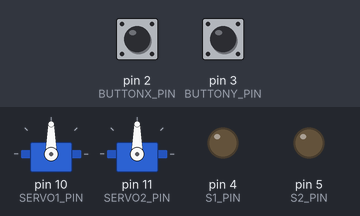
This sketch was run on a simulated Arduino Uno, built with avr-gcc and run on an emulated ATmega328P. Parts: 2 × servo, output pins drawn as LEDs (lit = HIGH). The test bench sets the inputs (shaded band); at power-on: pin 2 (BUTTONX_PIN) LOW, pin 3 (BUTTONY_PIN) LOW.

Above: at 1.2 s.
1.3 s: pin 2 (BUTTONX_PIN) pulled HIGH for 0.15 s
At 1.9 s:
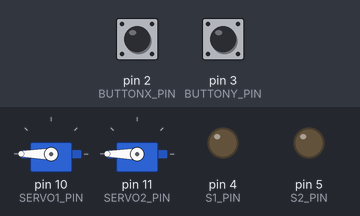
At 11.9 s:
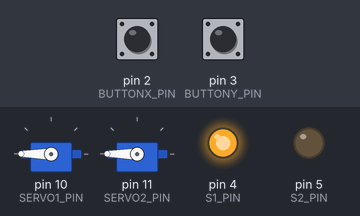
Timing chart, 0 to 12.8 s (numbered marks = the images above; inputs shaded):
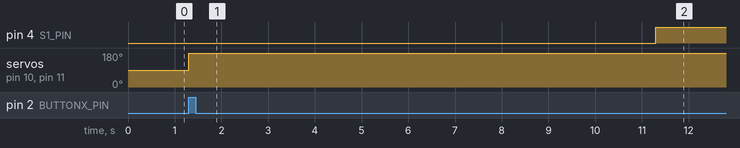

Measured:
- after the input at 1.3 s, pin 4 (S1_PIN): LOW → HIGH after 10.0 s; servo on pin 10 (SERVO1_PIN), servo on pin 11 (SERVO2_PIN): 90° → 180° at once

The sketch:

MothDataLogger.ino
```cpp
/* ------------------ Include Libraries --------------------
Include all libraries that the program uses here
*/
#include <Servo.h>

/* --------------- Pre-Processor directives ----------------
The #define statements can be used instead of declaring variables
if the value will not change. This reduces the amount of program
memory used.
*/

//Define Pins
#define BUTTONX_PIN    2     //Set the pin that button X connects to
#define BUTTONY_PIN    3     //Set the pin that button Y connects to
#define S1_PIN         4     //Set the pin that the relay S1 connects to
#define S2_PIN         5     //Set the pin that the relay S2 connects to
#define SERVO1_PIN     10    //Set the pin that servo 1 connects to
#define SERVO2_PIN     11    //Set the pin that servo 2 connects to

//Define Servo positions
#define POSITION_A     180   //Set the value of servo position A
#define POSITION_B     50   //Set the value of servo position B

//Define delay times
#define SERVO_ON_TIME  10000 //Set the amount of time that servos
                             //stay on for, in milliseconds

#define RELAY_ON_TIME  40000 //Set the amount of time that relays
                             //stay on for, in milliseconds


#define RELAY_ON       HIGH  //Define pin state that turns on the relay
#define RELAY_OFF      LOW   //Define pin state that turns off the relay


//This program will operate as a state machine, with the following states
#define STATE_0        0     //Initial state, just turned on
#define STATE_1        1     //State 1, moving to position A
#define STATE_2        2     //State 2, in position A
#define STATE_3        3     //State 3, Moving to position B
#define STATE_4        4     //State 4, In Position B


/* ------------------- Global Variables --------------------
Variables created here will be accessible to all functions
throughout this program.
*/

//Create Servo objects
Servo servo1;
Servo servo2;

//Create variable to store the state of the system
int systemState;


/* -------------------- Setup Function ---------------------
This function is run once at the start of the program and is
used to intialise values and setup resources, such as IO pins,
servos and serial ports
*/
void setup() {

  //Set the initial system state
  systemState = STATE_0;

  //Setup the input pin for buttons
  pinMode(BUTTONX_PIN, INPUT);
  pinMode(BUTTONY_PIN, INPUT);

  //Setup the output pin for the relays
  pinMode(S1_PIN, OUTPUT);
  pinMode(S2_PIN, OUTPUT);

  //Set relays to be off initially
  digitalWrite(S1_PIN, RELAY_OFF);
  digitalWrite(S2_PIN, RELAY_OFF);

  //Attach the servos to their pins
  servo1.attach(SERVO1_PIN);
  servo2.attach(SERVO2_PIN);

}


/* ------------------ Main Program Loop --------------------
This is the main loop of the program. After the setup function
has run, code in this function is run. when it has completed,
it will start again.
*/
void loop() {


  //Use a switch/case to determine the system state
  switch (systemState)
  {
    case STATE_0:
      //Initial State - Just been switched on

      //if button X has been pressed
      if (digitalRead(BUTTONX_PIN))
      {
        //Change the system state to state 1
        systemState = STATE_1;
      }
      //if button Y has been pressed
      else if (digitalRead(BUTTONY_PIN))
      {
        //Change the system state to state 3
        systemState = STATE_3;
      }

      break;
    case STATE_1:
      //State 1 - Moving to position A

      //Move servos to position A
      moveServos(POSITION_A);

      //Trigger relay S1
      triggerRelay(S1_PIN);

      //Change the system state to state 2
      systemState = STATE_2;

      break;

    case STATE_2:
      //State 2 - Currently in position A

      //if button Y has been pressed
      if (digitalRead(BUTTONY_PIN))
      {
        //Change the system state to state 3
        systemState = STATE_3;
      }

      break;

    case STATE_3:
      //State 3 - Moving to position B

      //Trigger relay S2
      triggerRelay(S2_PIN);

      //Move servos to position B
      moveServos(POSITION_B);

      //Change the system state to state 4
      systemState = STATE_4;

      break;

    case STATE_4:
      //State 4 - Currently in position B

      //if button X has been pressed
      if (digitalRead(BUTTONX_PIN))
      {
        //Change the system state to state 1
        systemState = STATE_1;
      }

      break;

    default:
      // This code should not be reached unless systemState is corrupted

      // Reset to initial state
      systemState = STATE_0;

      break;
  }
}

/* ------------------ Move Servos --------------------
This function moves both servos to the position passed
to it. The function waits for the movement to complete
*/
void moveServos(int servoPosition)
{
  //Set the servo positions
  servo1.write(servoPosition);
  servo2.write(servoPosition);

  //Wait until the servos have finished
  delay(SERVO_ON_TIME);

}

/* ------------------ Trigger Relay --------------------
This function triggers the relay identified by the relayId
argument. The relay comes on for a fixed time, then goes
off.
*/
void triggerRelay(int relayId)
{
  //Activate relay
  digitalWrite(relayId, RELAY_ON);

  //Wait
  delay(RELAY_ON_TIME);

  //Deactivate relay
  digitalWrite(relayId, RELAY_OFF);

}
```
